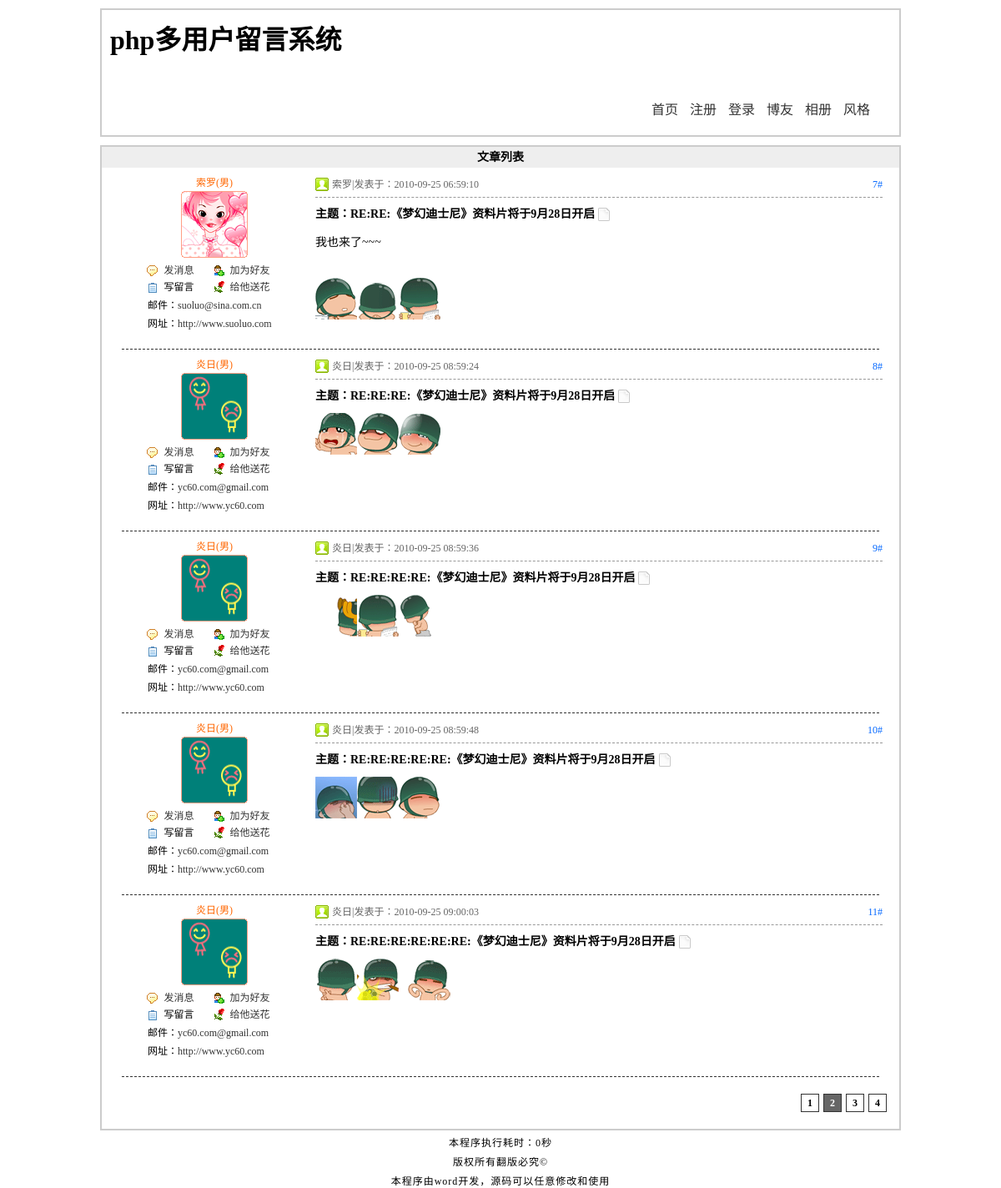
Screenshot of /article.php?id=16&page=2 with the database file from the repository.
### tables this page shows
CREATE TABLE `tg_article` (
  `tg_id` mediumint(8) unsigned NOT NULL auto_increment COMMENT '//id',
  `tg_reid` mediumint(8) unsigned NOT NULL default '0' COMMENT '//主题ID',
  `tg_username` varchar(20) NOT NULL COMMENT '//发帖人',
  `tg_type` tinyint(2) unsigned NOT NULL COMMENT '//发帖类型',
  `tg_title` varchar(40) NOT NULL COMMENT '//帖子标题',
  `tg_content` text NOT NULL COMMENT '//帖子内容',
  `tg_readcount` smallint(5) unsigned NOT NULL default '0' COMMENT '//阅读量',
  `tg_commendcount` smallint(5) unsigned NOT NULL default '0' COMMENT '//评论量',
  `tg_last_modify_date` datetime NOT NULL COMMENT '//最后修改时间',
  `tg_date` datetime NOT NULL COMMENT '//发帖时间',
  PRIMARY KEY  (`tg_id`)
);

### includes/mysql.func.php (called while the page is built, shortened)
<?php
function _num_rows($result){
	return mysql_num_rows($result);
}
function _query($_sql){
    if(!$_result=mysql_query($_sql)){
        exit("SQL执行失败!".mysql_error());
    }
    return $_result;
}
function _fetch_array($_sql){
	return mysql_fetch_array(_query($_sql),MYSQL_ASSOC);
}
 ?>

### article.php (the view, shortened to what this page needs)
<?php
require dirname(__FILE__).'/includes/common.inc.php';
if(isset($_GET['id'])){
    if(!!$_rows=_fetch_array("SELECT
                                     tg_id,
                                     tg_username,
                                     tg_title,
                                     tg_type,
                                     tg_content,
                                     tg_readcount,
                                     tg_commendcount,
                                     tg_date,
                                     tg_last_modify_date
                                FROM
                                     tg_article
                                WHERE
                                     tg_reid=0
                                 AND
                                      tg_id='{$_GET['id']}'")){
      $_html=array();
      $_html['reid']=$_rows['tg_id'];
      $_html['username_subject']=$_rows['tg_username'];
      $_html['articleid']=$_rows['tg_id'];
      $_html['title']=$_rows['tg_title'];
      $_html['type']=$_rows['tg_type'];
      $_html['content']=$_rows['tg_content'];
      $_html['readcount']=$_rows['tg_readcount'];
      $_html['commendcount']=$_rows['tg_commendcount'];
      $_html['date']=$_rows['tg_date'];
      $_html['last_modify_date']=$_rows['tg_last_modify_date'];
      if(!!$_rows=_fetch_array("SELECT
                                     tg_id,
                                     tg_face,
                                     tg_sex,
                                     tg_email,
                                     tg_url,
                                     tg_switch,
                                     tg_autograph
                                FROM
                                     tg_user
                                WHERE
                                      tg_username='{$_html['username_subject']}'")){
        $_html['userid']=$_rows['tg_id'];
        $_html['face']=$_rows['tg_face'];
        $_html['sex']=$_rows['tg_sex'];
        $_html['email']=$_rows['tg_email'];
        $_html['url']=$_rows['tg_url'];
        $_html['switch']=$_rows['tg_switch'];
        $_html['autograph']=$_rows['tg_autograph'];
        $_html=_html($_html);
        $_id='id='.$_html['reid'].'&';
        if ($_html['last_modify_date']!='0000-00-00 00:00:00'){
            $_html['last_modify_date_string']='本帖已由['.$_html['username_subject'].']于'.$_html['last_modify_date'].'修改！';
        }
        if($_html['switch']==1){
            $_html['autograph_html']= '<p class="autograph">'. $_html['autograph'].'</p>';
        }
        global $_pagenum,$_pagesize,$_page;
        _page("SELECT tg_id FROM tg_article WHERE tg_reid='{$_html['reid']}'", 5);
        $_result=_query("SELECT
                                tg_username,tg_type,tg_title,tg_content,tg_date
                           FROM
                                tg_article
                          WHERE
                                tg_reid='{$_html['reid']}'
                       ORDER BY
                                tg_date ASC
                          LIMIT
                                $_pagenum,$_pagesize");
      }else{
      }
    }else{
        _alert_back('不存在这个帖子！');
    }
}else{
    _alert_back('非法操作！');
}
?>
<!DOCTYPE html PUBLIC "-//W3C//DTD XHTML 1.0 Transitional//EN" "http://www.w3.org/TR/xhtml1/DTD/xhtml1-transitional.dtd">
<html xmlns="http://www.w3.org/1999/xhtml">
<head>
<?php
    require ROOT_PATH.'includes/title.inc.php';
?>
</head>
<body>
<?php
    require ROOT_PATH.'includes/header.inc.php';
?>
<div id="article">
    <h2>文章列表</h2>
    <?php
    $_i=2;
    while (!!$_rows=mysql_fetch_array($_result,MYSQL_ASSOC)){
                $_html['username']=$_rows['tg_username'];
                $_html['type']=$_rows['tg_type'];
                $_html['retitle']=$_rows['tg_title'];
                $_html['content']=$_rows['tg_content'];
                $_html['date']=$_rows['tg_date'];
                $_html=_html($_html);
                if(!!$_rows=_fetch_array("SELECT
                                                tg_id,
                                                tg_face,
                                                tg_sex,
                                                tg_email,
                                                tg_url,
                                                tg_switch,
                                                tg_autograph
                                            FROM
                                                tg_user
                                           WHERE
                                                tg_username='{$_html['username']}'")){
                $_html['userid']=$_rows['tg_id'];
                $_html['face']=$_rows['tg_face'];
                $_html['sex']=$_rows['tg_sex'];
                $_html['email']=$_rows['tg_email'];
                $_html['url']=$_rows['tg_url'];
                $_html['switch']=$_rows['tg_switch'];
                $_html['autograph']=$_rows['tg_autograph'];
                $_html=_html($_html);
                if ($_i==2 && $_page==1){
                    if($_html['username']==$_html['username_subject']){
                        $_html['username_html']=$_html['username'].'[楼主]';
                    }else {
                        $_html['username_html']=$_html['username'].'[沙发]';
                    }
                }else {
                    $_html['username_html']=$_html['username'];
                }
                }else{
                }
    ?>
    <div class="re">
        <dl>
            <dd class="user"><?php echo $_html['username_html']?>(<?php echo $_html['sex']?>)</dd>
            <dt><img src="<?php echo $_html['face']?>" alt="<?php echo $_html['face']?>" title="<?php echo $_html['username']?>"/></dt>
            <dd class="message"><a href="javascript:;" name="message" title="<?php echo $_html['userid']?>">发消息</a></dd>
            <dd class="friend"><a href="javascript:;" name="friend" title="<?php echo $_html['userid']?>">加为好友</a></dd>
            <dd class="guest">写留言</dd>
            <dd class="flower"><a href="javascript:;" name="flower" title="<?php echo $_html['userid']?>">给他送花</a></dd>
            <dd class="email">邮件：<a href="mailto:<?php echo $_html['email']?>"><?php echo $_html['email']?></a></dd>
            <dd class="url">网址：<a href="<?php echo $_html['url']?>" target="_blank"><?php echo $_html['url']?></a></dd>
        </dl>
        <div class="content">
            <div class="user">
                <span><?php echo ($_i+($_page-1)*$_pagesize)?>#</span><?php echo $_html['username']?>|发表于：<?php echo $_html['date']?>
            </div>
            <h3>主题：<?php echo $_html['retitle']?><img src="images/icon<?php echo $_html['type']?>.gif" alt="" /><?php echo $_html['re']?></h3>
            <div class="detail">
              <?php echo _ubb($_html['content'])?>
            </div>
        </div>
    </div>
    <p class="line"></p>
    <?php
    $_i++; }
    _pageing(1);
    ?>
</div>
<?php
    require ROOT_PATH.'includes/footer.inc.php';
?>
</body>
</html>

### includes/global.func.php (shortened to what this page needs)
<?php
function _pageing($_type){
    global $_page,$_pageabsolute,$_num,$_id;
    if($_type==1){
        echo '<div id="page_num">';
           echo '<ul>';
                    for($i=0;$i<$_pageabsolute;$i++){
                        if(($i+1)==$_page){
                            echo '<li><a href="'.SCRIPT.'.php?'.$_id.'page='.($i+1).'"class="selected">'.($i+1).'</a></li>';
                        }else{
                            echo '<li><a href="'.SCRIPT.'.php?'.$_id.'page='.($i+1).'">'.($i+1).'</a></li>';
                        }
                    }
            echo '</ul>';
        echo '</div>';
    }else if($_type==2){
        echo '<div id="page_text">';
            echo '<ul>';
                echo '<li><strong> '.$_page.'/'.$_pageabsolute.'</strong>页|</li>';
                    echo '<li>共有<strong>'.$_num.'</strong>条数据|</li>';
                        if ($_page==1){
                            echo '<li>首页|</li>';
                            echo '<li>上一页|</li>';
                        }else{
                            echo '<li><a href="'.SCRIPT.'.php">首页</a>|</li>';
                            echo '<li><a href="'.SCRIPT.'.php?'.$_id.'page='.($_page-1).'">上一页</a>|</li>';
                        }
                        if ($_page==$_pageabsolute){
                            echo '<li>下一页|</li>';
                            echo '<li>尾页</li>';
                        }else {
                            echo '<li><a href="'.SCRIPT.'.php?'.$_id.'page='.($_page+1).'">下一页</a>|</li>';
                            echo '<li><a href="'.SCRIPT.'.php?'.$_id.'page='.$_pageabsolute.'">尾页</a></li>';
                        }
                echo '</ul>';
           echo '</div>';
    }
}
function _page($_sql,$_size){
    global $_num,$_page,$_pagenum,$_pageabsolute,$_pagesize;
    if(isset($_GET['page'])){
        $_page=$_GET['page'];
        if(empty($_page)||$_page<=0||!is_numeric($_page)){
            $_page=1;
        }else{
            $_page=intval($_page);
        }
    }else{
        $_page=1;
    }
    $_pagesize=$_size;
    $_num= _num_rows(_query($_sql));
    if($_num==0){
        $_pageabsolute=1;
    }else{
        $_pageabsolute=ceil($_num/$_pagesize);
    }
    $_pagenum=($_page - 1)*$_pagesize;
}
function _html($_string){
    if(is_array($_string)){
        foreach ($_string as $_key=>$_value){
                $_string[$_key]=_html($_value);
        }
    }else{
        $_string=htmlspecialchars($_string);
    }
    return $_string;
}
function _ubb($_string){
    $_string=nl2br($_string);
    $_string=preg_replace('/\[size=(.*)\](.*)\[\/size\]/U','<span style="font-size:\1px">\2</span>', $_string);
    $_string=preg_replace('/\[b\](.*)\[\/b\]/U','<strong>\1</strong>', $_string);
    $_string=preg_replace('/\[i\](.*)\[\/i\]/U','<em>\1</em>', $_string);
    $_string=preg_replace('/\[u\](.*)\[\/u\]/U','<span style="text-decoration:underline">\1</span>', $_string);
    $_string=preg_replace('/\[s\](.*)\[\/s\]/U','<span style="text-decoration:line-through">\1</span>', $_string);
    $_string=preg_replace('/\[color=(.*)\](.*)\[\/color\]/U','<span style="color:\1">\2</span>', $_string);
    $_string=preg_replace('/\[url\](.*)\[\/url\]/U','<a href="\1" target="_blank">\1</a>', $_string);
    $_string=preg_replace('/\[email\](.*)\[\/email\]/U','<a href="mailto:\1">\1</a>', $_string);
    $_string=preg_replace('/\[img\](.*)\[\/img\]/U','<img src="\1" />', $_string);
    $_string=preg_replace('/\[flash\](.*)\[\/flash\]/U','<embed style="width:500px;height:500px;" src="\1"/>', $_string);
    return $_string;
}
?>

### styles/1/basic.css (style rules this page uses)
* { margin:0; padding:0; }
body { background:#fff; width:960px; margin:0 auto; }
ul { list-style-type:none; }
h2 { background:#eee; font-size:14px; height:25px; line-height:25px; text-indent:10px; }
#page_num { clear:both; font-size:12px; }
#page_num ul { text-align:right; padding-top:20px; padding-right:10px; }
#page_num ul li { width:20px; height:20px; text-align:center; border:1px solid #333; display:inline-block; margin:0 5px 0 0 }
#page_num ul li a { width:20px; height:20px; line-height:20px; display:block; color:#000; text-decoration:none; font-weight:bold; }
#page_num ul li a:hover,#page_num ul li a.selected { color:#fff; background:#666; font-weight:bold; }

### styles/1/article.css (style rules this page uses)
#article { width:auto; min-height:800px; border:2px solid #ccc; font-size:12px; padding-bottom:20px; }
#article h2 { text-indent:0px; text-align:center; }
#article p.line { height:20px; clear:both; border-bottom:1px dashed #333; width:95%; margin:0 auto; }
#article .re dl { width:170px; padding-top:8px; float:left; padding-left:50px; }
#article .re dl dt { width:170px; text-align:center; margin:0 0 5px 0; }
#article .re dl dt img { display:block; margin:0 auto; }
#article .re dl dd { width:85px; height:20px; line-height:20px; float:left; text-align:center; cursor:pointer; }
#article .re dl dd a { text-decoration:none; color:#333; }
#article .re dl dd.user { width:170px; float:none; text-align:center; color:#f60; }
#article .re dl dd.message { background:url(../../images/x1.gif)no-repeat 4px center; }
#article .re dl dd.friend { background:url(../../images/x2.gif)no-repeat -2px center; }
#article .re dl dd.guest { background:url(../../images/x3.gif)no-repeat 4px center; }
#article .re dl dd.flower { background:url(../../images/x4.gif)no-repeat -2px center; }
#article .re dl dd.email { width:170px; text-align:left; text-indent:5px; padding:2px 0 0 0; }
#article .re dl dd.url { width:170px; text-align:left; text-indent:5px; padding:2px 0 0 0; }
#article .re div.content { width:680px; float:right; padding:5px 20px 0 0; }
#article .re div.content .user { line-height:30px; heitht:30px; background:url(../../images/member.gif)no-repeat left center; border-bottom:1px dashed #999; color:#666; padding:0 0 0 20px; }
#article .re div.content .user span { float:right; color:#06f; }
#article .re div.content h3 { font-size:14px; height:40px; line-height:40px; }
#article .re div.content h3 img { position:relative; top:4px; margin-left:3px; }
#article .re div.content .detail { line-height:200%; font-size:14px; }

### rows the page displays
tg_article: tg_username "索罗", sex "男", shows a picture, email "suoluo@sina.com.cn", url "http://www.suoluo.com", _pagesize "7", tg_date "2010-09-25 06:59:10", tg_title "RE:RE:《梦幻迪士尼》资料片将于9月28日开启", tg_content "我也来了~~~", tg_content (picture)
tg_article: tg_username "炎日", sex "男", email "yc60.com@gmail.com", url "http://www.yc60.com", _pagesize "8", tg_date "2010-09-25 08:59:24", tg_title "RE:RE:RE:《梦幻迪士尼》资料片将于9月28日开启", tg_content (picture)
tg_article: tg_username "炎日", sex "男", email "yc60.com@gmail.com", url "http://www.yc60.com", _pagesize "9", tg_date "2010-09-25 08:59:36", tg_title "RE:RE:RE:RE:《梦幻迪士尼》资料片将于9月28日开启", tg_content (picture)
tg_article: tg_username "炎日", sex "男", email "yc60.com@gmail.com", url "http://www.yc60.com", _pagesize "10", tg_date "2010-09-25 08:59:48", tg_title "RE:RE:RE:RE:RE:《梦幻迪士尼》资料片将于9月28日开启", tg_content (picture)
tg_article: tg_username "炎日", sex "男", email "yc60.com@gmail.com", url "http://www.yc60.com", _pagesize "11", tg_date "2010-09-25 09:00:03", tg_title "RE:RE:RE:RE:RE:RE:《梦幻迪士尼》资料片将于9月28日开启", tg_content (picture)

### other values shown
_runtime()-START_TIME "0"
